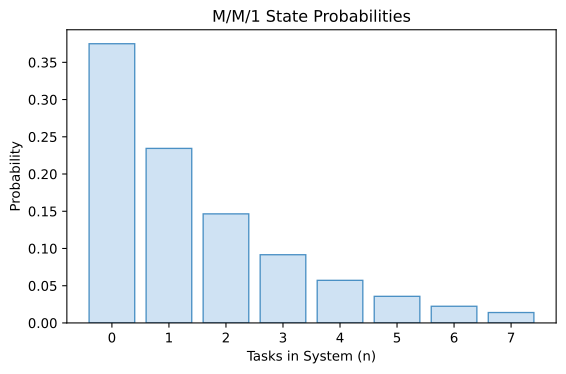

The Python source for this figure:
import os
import numpy as np
import matplotlib.pyplot as plt

n = np.arange(0, 8)
rho = 0.625
prob = (1 - rho) * (rho**n)
plt.figure(figsize=(6,4))
plt.bar(n, prob, color='#cfe2f3', edgecolor='#4a90c4')
plt.xlabel('Tasks in System (n)')
plt.ylabel('Probability')
plt.title('M/M/1 State Probabilities')
plt.tight_layout()
plt.savefig(os.environ.get('VISUAL_OUT_PATH', 'out.svg'), format='svg', bbox_inches='tight')
